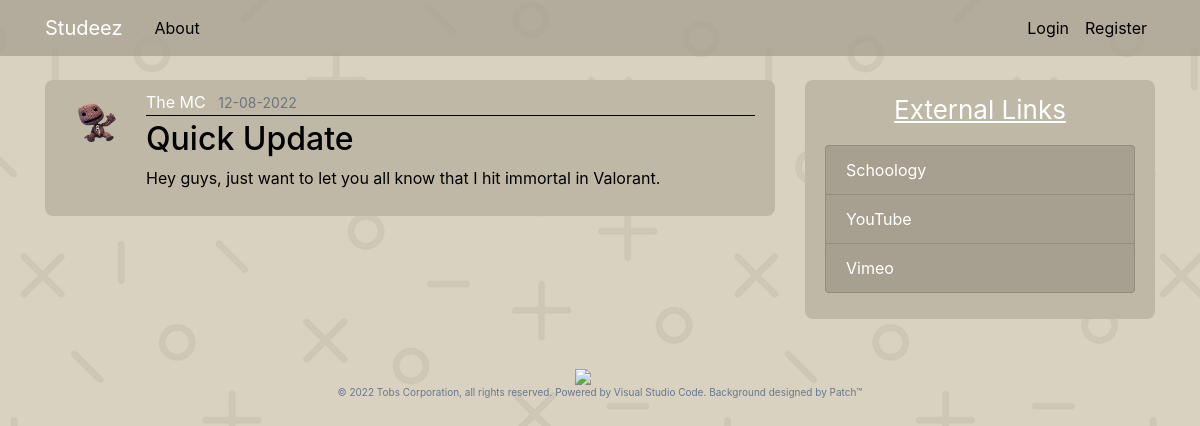
/post/6, run on the app's committed database.
### main_app/models.py (models this page shows, shortened)
class User(db.Model, UserMixin):
    id = db.Column(db.Integer, primary_key=True)
    username = db.Column(db.String(20), unique=True, nullable=False)
    email = db.Column(db.String(120), unique=True, nullable=False)
    image_file = db.Column(db.String(20), nullable=False, default='default.jpg')
    password = db.Column(db.String(60), nullable=False)
    posts = db.relationship('Post', backref='author', lazy=True)

class Post(db.Model):
    id = db.Column(db.Integer, primary_key=True)
    title = db.Column(db.String(100), nullable=False)
    date_posted = db.Column(db.DateTime, nullable=False, default=datetime.utcnow)
    content = db.Column(db.Text, nullable=False)
    user_id = db.Column(db.Integer, db.ForeignKey('user.id'), nullable=False)

### main_app/routes.py (the view)
@app.route("/post/<int:post_id>")
def post(post_id):
    post = Post.query.get_or_404(post_id)
    return render_template('post.html', title=post.title, post=post)

### main_app/templates/post.html (shortened to what this page needs)
{% extends "layout.html" %}
{% block content %}
    <article class="media content-section">
        <img class="rounded-circle article-img" src="{{ url_for('static', filename='profile_pics/' + post.author.image_file) }}">
        <div class="media-body">
            <div class="article-metadata">
                <a class="mr-2" href="#"> {{ post.author.username }}</a>
                <small class="text-muted">{{ post.date_posted.strftime('%d-%m-%Y') }}</small>
            </div>
            <h2 class="article-title">{{ post.title }}</h2>
            <p class="article-content">{{ post.content }}</p>
        </div>
    </article>
{% endblock content %}

### main_app/static/main.css (style rules this page uses)
body { background-image: url("images/background.png"); color: #000000; margin-top: 5rem; }
h1, h2, h3, h4, h5, h6 { color: #000000; }
.content-section { background: #c0b8a6; padding: 10px 20px; margin-bottom: 24px; border-radius: 8px; }
.article-title { color: #000000 }
.article-content { white-space: pre-line; }
.article-img { height: 65px; width: 65px; margin-right: 16px; }
.article-metadata { padding-bottom: 1px; margin-bottom: 4px; border-bottom: 1px solid #000000 }
.mr-2 { display: inline-block; position: relative; color: white; }
.mr-2:after { content: ''; position: absolute; width: 100%; transform: scaleX(0); height: 2px; bottom: 0; left: 0; background-color: white; transform-origin: bottom right; transition: transform 0.25s ease-out; }
.article-title { display: inline-block; position: relative; color: black; }
.article-title:after { content: ''; position: absolute; width: 100%; transform: scaleX(0); height: 3px; bottom: -5px; left: 0; background-color: white; transform-origin: bottom right; transition: transform 0.25s ease-out; }

### data on the page
User: image_file (picture), author.username "The MC"
Post: date_posted "12-08-2022", title "Quick Update", content "Hey guys, just want to let you all know that I hit immortal in Valorant."
